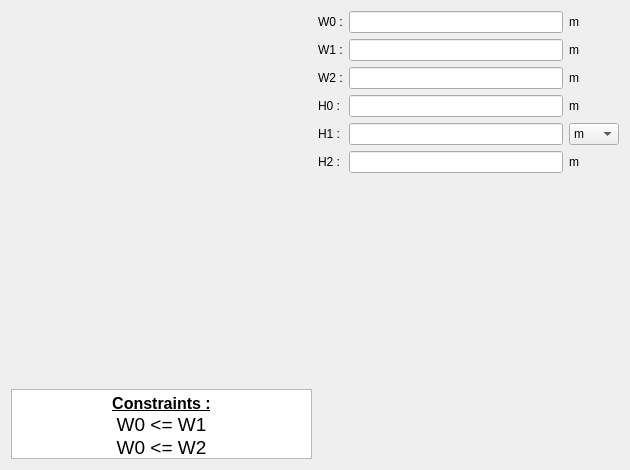
<?xml version="1.0" encoding="UTF-8"?>
<ui version="4.0">
 <class>PWSlot21</class>
 <widget class="QWidget" name="PWSlot21">
  <property name="geometry">
   <rect>
    <x>0</x>
    <y>0</y>
    <width>630</width>
    <height>470</height>
   </rect>
  </property>
  <property name="minimumSize">
   <size>
    <width>630</width>
    <height>470</height>
   </size>
  </property>
  <property name="maximumSize">
   <size>
    <width>16777215</width>
    <height>16777215</height>
   </size>
  </property>
  <property name="windowTitle">
   <string>Form</string>
  </property>
  <layout class="QHBoxLayout" name="horizontalLayout">
   <item>
    <layout class="QVBoxLayout" name="verticalLayout_2">
     <item>
      <widget class="QLabel" name="img_slot">
       <property name="sizePolicy">
        <sizepolicy hsizetype="Expanding" vsizetype="Expanding">
         <horstretch>0</horstretch>
         <verstretch>0</verstretch>
        </sizepolicy>
       </property>
       <property name="maximumSize">
        <size>
         <width>16777215</width>
         <height>16777215</height>
        </size>
       </property>
       <property name="text">
        <string/>
       </property>
       <property name="pixmap">
        <pixmap resource="../../../../Resources/pyleecan.qrc">:/images/images/MachineSetup/WSlot/Slot 21.PNG</pixmap>
       </property>
       <property name="scaledContents">
        <bool>true</bool>
       </property>
      </widget>
     </item>
     <item>
      <widget class="QTextEdit" name="txt_constraint">
       <property name="sizePolicy">
        <sizepolicy hsizetype="Expanding" vsizetype="Fixed">
         <horstretch>0</horstretch>
         <verstretch>0</verstretch>
        </sizepolicy>
       </property>
       <property name="maximumSize">
        <size>
         <width>16777215</width>
         <height>70</height>
        </size>
       </property>
       <property name="verticalScrollBarPolicy">
        <enum>Qt::ScrollBarAlwaysOff</enum>
       </property>
       <property name="html">
        <string>&lt;!DOCTYPE HTML PUBLIC &quot;-//W3C//DTD HTML 4.0//EN&quot; &quot;http://www.w3.org/TR/REC-html40/strict.dtd&quot;&gt;
&lt;html&gt;&lt;head&gt;&lt;meta name=&quot;qrichtext&quot; content=&quot;1&quot; /&gt;&lt;style type=&quot;text/css&quot;&gt;
p, li { white-space: pre-wrap; }
&lt;/style&gt;&lt;/head&gt;&lt;body style=&quot; font-family:'MS Shell Dlg 2'; font-size:7.8pt; font-weight:400; font-style:normal;&quot;&gt;
&lt;p align=&quot;center&quot; style=&quot; margin-top:0px; margin-bottom:0px; margin-left:0px; margin-right:0px; -qt-block-indent:0; text-indent:0px;&quot;&gt;&lt;span style=&quot; font-size:12pt; font-weight:600; text-decoration: underline;&quot;&gt;Constraints :&lt;/span&gt;&lt;/p&gt;
&lt;p align=&quot;center&quot; style=&quot; margin-top:0px; margin-bottom:0px; margin-left:0px; margin-right:0px; -qt-block-indent:0; text-indent:0px;&quot;&gt;&lt;span style=&quot; font-size:14pt;&quot;&gt;W0 &amp;lt;= W1&lt;/span&gt;&lt;/p&gt;
&lt;p align=&quot;center&quot; style=&quot; margin-top:0px; margin-bottom:0px; margin-left:0px; margin-right:0px; -qt-block-indent:0; text-indent:0px;&quot;&gt;&lt;span style=&quot; font-size:14pt;&quot;&gt;W0 &amp;lt;= W2&lt;/span&gt;&lt;/p&gt;&lt;/body&gt;&lt;/html&gt;</string>
       </property>
       <property name="textInteractionFlags">
        <set>Qt::TextSelectableByKeyboard|Qt::TextSelectableByMouse</set>
       </property>
      </widget>
     </item>
    </layout>
   </item>
   <item>
    <layout class="QVBoxLayout" name="verticalLayout">
     <item>
      <layout class="QGridLayout" name="gridLayout">
       <item row="0" column="1">
        <widget class="FloatEdit" name="lf_W0"/>
       </item>
       <item row="0" column="0">
        <widget class="QLabel" name="in_W0">
         <property name="text">
          <string>W0 :</string>
         </property>
        </widget>
       </item>
       <item row="1" column="2">
        <widget class="QLabel" name="unit_W1">
         <property name="text">
          <string>m</string>
         </property>
        </widget>
       </item>
       <item row="1" column="1">
        <widget class="FloatEdit" name="lf_W1"/>
       </item>
       <item row="1" column="0">
        <widget class="QLabel" name="in_W1">
         <property name="text">
          <string>W1 :</string>
         </property>
        </widget>
       </item>
       <item row="0" column="2">
        <widget class="QLabel" name="unit_W0">
         <property name="text">
          <string>m</string>
         </property>
        </widget>
       </item>
       <item row="2" column="0">
        <widget class="QLabel" name="in_W2">
         <property name="text">
          <string>W2 :</string>
         </property>
        </widget>
       </item>
       <item row="2" column="1">
        <widget class="FloatEdit" name="lf_W2"/>
       </item>
       <item row="2" column="2">
        <widget class="QLabel" name="unit_W2">
         <property name="text">
          <string>m</string>
         </property>
        </widget>
       </item>
       <item row="3" column="0">
        <widget class="QLabel" name="in_H0">
         <property name="text">
          <string>H0 :</string>
         </property>
        </widget>
       </item>
       <item row="3" column="1">
        <widget class="FloatEdit" name="lf_H0"/>
       </item>
       <item row="3" column="2">
        <widget class="QLabel" name="unit_H0">
         <property name="text">
          <string>m</string>
         </property>
        </widget>
       </item>
       <item row="4" column="0">
        <widget class="QLabel" name="in_H1">
         <property name="text">
          <string>H1 :</string>
         </property>
        </widget>
       </item>
       <item row="4" column="1">
        <widget class="FloatEdit" name="lf_H1"/>
       </item>
       <item row="4" column="2">
        <widget class="QComboBox" name="c_H1_unit">
         <item>
          <property name="text">
           <string>m</string>
          </property>
         </item>
         <item>
          <property name="text">
           <string>rad</string>
          </property>
         </item>
         <item>
          <property name="text">
           <string>deg</string>
          </property>
         </item>
        </widget>
       </item>
       <item row="5" column="0">
        <widget class="QLabel" name="in_H2">
         <property name="text">
          <string>H2 :</string>
         </property>
        </widget>
       </item>
       <item row="5" column="1">
        <widget class="FloatEdit" name="lf_H2"/>
       </item>
       <item row="5" column="2">
        <widget class="QLabel" name="unit_H2">
         <property name="text">
          <string>m</string>
         </property>
        </widget>
       </item>
      </layout>
     </item>
     <item>
      <widget class="WWSlotOut" name="w_out" native="true"/>
     </item>
    </layout>
   </item>
  </layout>
 </widget>
 <customwidgets>
  <customwidget>
   <class>FloatEdit</class>
   <extends>QLineEdit</extends>
   <header>pyleecan.GUI/Tools/FloatEdit.h</header>
  </customwidget>
  <customwidget>
   <class>WWSlotOut</class>
   <extends>QWidget</extends>
   <header>pyleecan.GUI.Dialog.DMachineSetup.SWSlot.WWSlotOut.WWSlotOut.h</header>
   <container>1</container>
  </customwidget>
 </customwidgets>
 <tabstops>
  <tabstop>lf_W0</tabstop>
  <tabstop>lf_W1</tabstop>
  <tabstop>lf_W2</tabstop>
  <tabstop>lf_H0</tabstop>
  <tabstop>lf_H1</tabstop>
  <tabstop>c_H1_unit</tabstop>
  <tabstop>lf_H2</tabstop>
  <tabstop>txt_constraint</tabstop>
 </tabstops>
 <resources>
  <include location="../../../../Resources/pyleecan.qrc"/>
  <include location="../../../../Resources/pyleecan.qrc"/>
 </resources>
 <connections/>
</ui>
